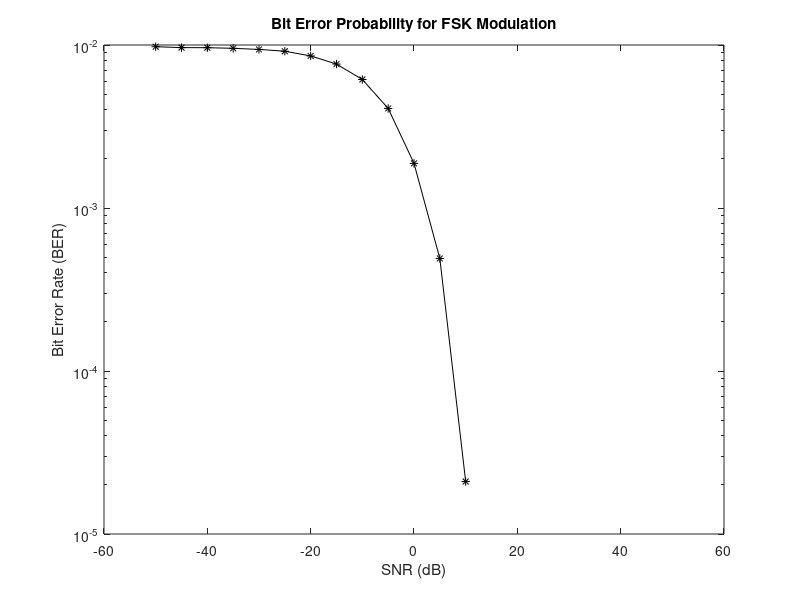
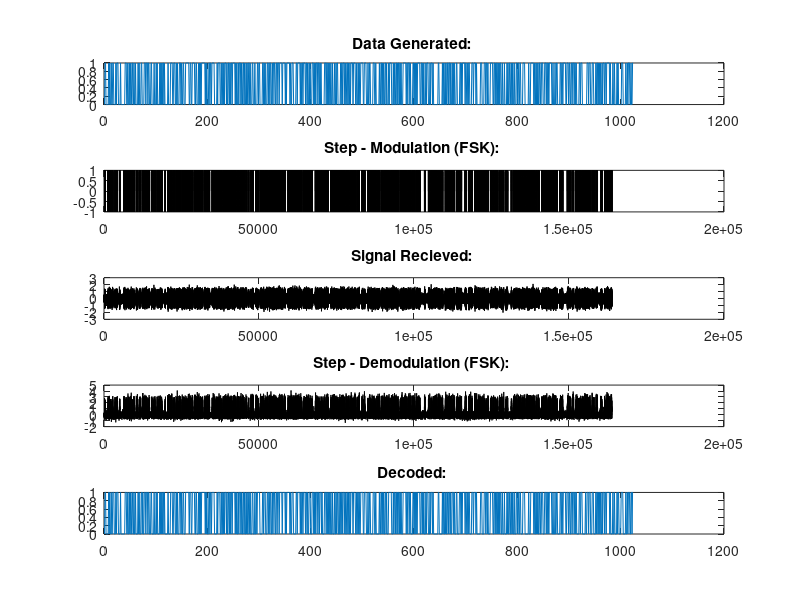

Here is the MATLAB script that generated these plots, in order:
close all; 
clear workspace;
clc;

% Given number of bits
nBits = 1024;
% Given carrier frequency
carrierFrequency = 10000; 
% Sampled at 16 times the frequency
samplingFrequency = 16 * carrierFrequency;
% Given data rate
dataRate = 1000;

% Generate the random signal
Signal = randi([0 1],1,nBits);
% Max timestamp
totalTime = nBits/dataRate;
% Calculate sampling period
samplingPeriod = 1/samplingFrequency;
% Calculate number of data points
nSteps = totalTime/samplingPeriod;
% Defining the time points
t = 0:samplingPeriod:totalTime;

% Define the 2 carrier functions
carrier1 = cos(2*pi*carrierFrequency*t);
carrier0 = cos(pi*carrierFrequency*t);

% Thresholds for the 6th order butterworth filter
[b,a] = butter(6,0.2);

% Find the transmitted signal
transmittedSignal = zeros([1 nSteps]);
count = 0;
% Calculating the number of samples per bit of signal
timePerBit = 1/dataRate;
noOfSamplesPerBit = timePerBit / samplingPeriod;
% Creating the sampled signal
for bit = Signal
    for i = 1:noOfSamplesPerBit
        count = count+1;
        transmittedSignal(count) = bit;
    end
end
transmittedSignal(count + 1) = transmittedSignal(count);

% Find the modulated signal
FSKmodulated1 = carrier1 .* (transmittedSignal == 1);
FSKmodulated2 = carrier0 .* (transmittedSignal == -1);
modulatedSig = FSKmodulated1 + FSKmodulated2;
% Calculating the signal power
sigPower = rms(modulatedSig)^2;

index = 0;
% Defining the SNR range
SNRvalues = -50:5:50;
meanBitError = zeros([1 length(SNRvalues)]);
% Iterating through the different SNR values
for SNR = SNRvalues
    index = index+1;
    bitErrorRate = zeros([1 nBits]);
    % Calculate noise power from SNR
    noisePower = sigPower/(10^(SNR/10));

    % Run the experiment for each sample 20 times
    for sample = 1:20
        % Generate the noise
        Noise = randn(1,length(modulatedSig));
        Noise = sqrt(noisePower) .* Noise;
        
        % Find the transmitted signal after noise
        transmittedFSK = modulatedSig+Noise;

        %Coherent demodulation of FSK
        BFSK_demod1 = transmittedFSK*2.* carrier1;
        BFSK1_filter = filtfilt(b,a,BFSK_demod1);
        BFSK_demod0 = transmittedFSK*2 .* carrier0;
        BFSK0_filter = filtfilt(b,a,BFSK_demod0);
        BFSK_demod = BFSK1_filter -BFSK0_filter ;

        count = 0;
        result = zeros([1 nBits]);
        % sampling
        for i = 20:noOfSamplesPerBit:length(BFSK_demod)
            count = count+1;
            result(count) = BFSK_demod(i);
        end

        % Applying threshold logic
        for i = 1:length(result)
            if result(i) >= 0.5
                result(i) = 1;
            else
                result(i) = 0;
            end
        end

        % Calculating error
        bitErrorRate(sample) = mean(result ~= Signal);
    end

    % Assigning to the mean error rate
    meanBitError(index) = mean(bitErrorRate);

    % Variable Plots
    if (SNR == 5)
        plotFSK = modulatedSig;
        plotFSKTransmit = transmittedFSK;
        plotLPfilterFSK = BFSK_demod;
        plotfinalResultFSK = result;
    end
end

% Plotting the mean BER vs SNR
figure(1)
semilogy(SNRvalues, meanBitError,'k-*');
xlabel('SNR (dB)');
ylabel('Bit Error Rate (BER)');
title('Bit Error Probability for FSK Modulation');

hold off

% Plotting the different stages of FSK modulation and demodulation
figure(2);
titles = {'Data Generated: ', 'Step - Modulation (FSK): ', 'Signal Recieved: ','Step - Demodulation (FSK): ','Decoded: '}; 
subplot(5,1,1);plot(Signal);title('Data Generated: ');
subplot(5,1,2);plot(plotFSK,'k');title('Step - Modulation (FSK): ');
subplot(5,1,3);plot(plotFSKTransmit, 'k');title('Signal Recieved: ');
subplot(5,1,4);plot(plotLPfilterFSK, 'k');title('Step - Demodulation (FSK): ');
subplot(5,1,5);plot(plotfinalResultFSK);title('Decoded: ');
